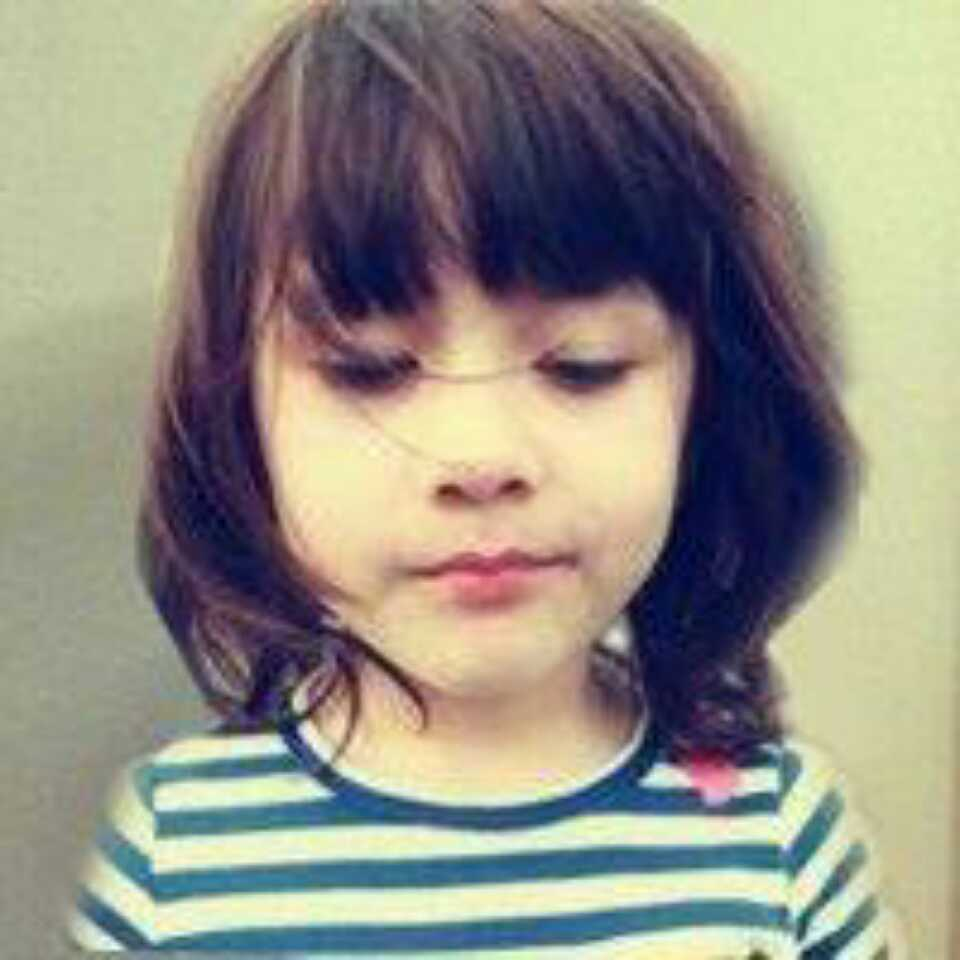
#> input picture 娱乐code/Add-Christmas-Hat/1.jpg, 960 x 960 px, found by its file name
$ python test_merge.py
#> lines starting #> are read from the running program, lines starting #| are printed output that depends on the picture
#!/usr/bin/env python2
# -*- coding: utf-8 -*-
import cv2
import numpy as np

img1 = cv2.imread("1.jpg")
#> img1 is the input picture: shape (960, 960, 3); mean B, G, R 131.9, 143, 146.8
img2 = cv2.imread("2.jpg")
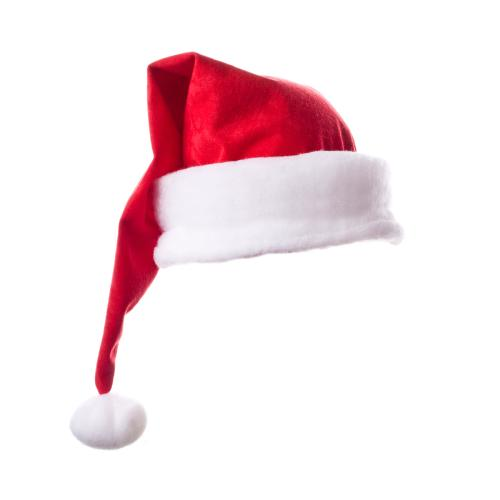
#> input picture 娱乐code/Add-Christmas-Hat/2.jpg, 500 x 500 px, found by its file name
#> img2 is the input picture: shape (500, 500, 3); mean B, G, R 232.3, 228.4, 245.6
img3 = cv2.imread("3.jpg")

img4 = cv2.imread("4.jpg")
img5 = cv2.imread("5.jpg")
img6 = cv2.imread("6.jpg")

# resize to same scale
im1 = cv2.resize(img1, (320, 240))
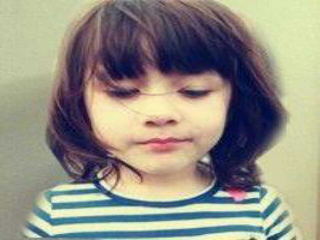
#> im1: shape (240, 320, 3); mean B, G, R 132.1, 143.2, 147
im2 = cv2.resize(img2, (320, 240))
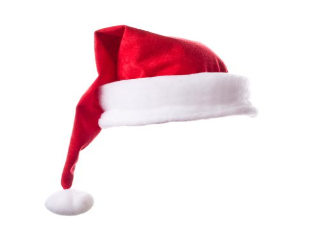
#> im2: shape (240, 320, 3); mean B, G, R 232.3, 228.4, 245.6
#> (the run stopped early here; a loop or call above may not have finished)
